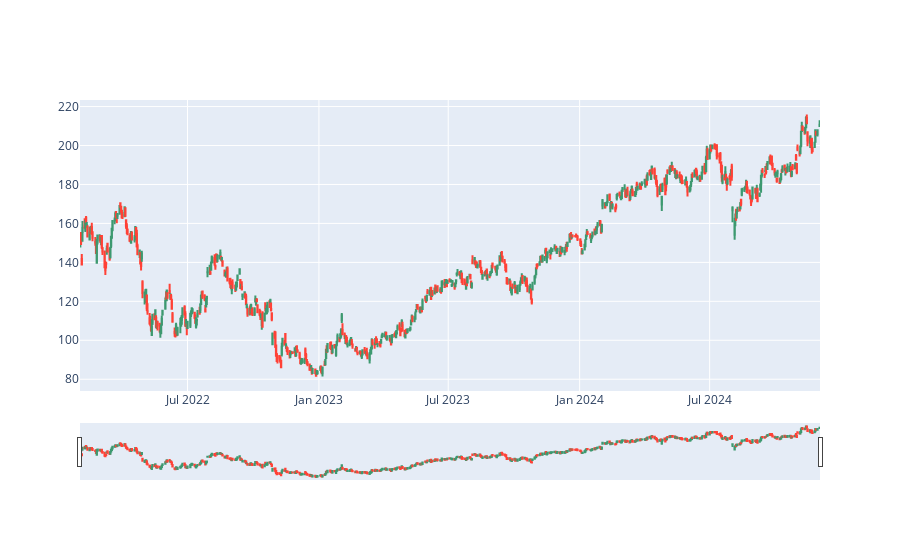

Source (notebook cell):
### Code cell
# Нарисуем один свечной график.
fig = go.Figure(data=[go.Candlestick(x=df_dict['AMZN'].index,
                       open=df_dict['AMZN'].Open, high=df_dict['AMZN'].High,
                       low=df_dict['AMZN'].Low, close=df_dict['AMZN'].Close)])

fig.show()

### Figure 1 — Plotly figure (JSON) as saved in the notebook; plotly's stock layout.template omitted (floating-point values rounded to 4 significant figures; data arrays with more than 128 entries replaced by an {"elided": "..."} marker saying what was removed)
{"data": [{"close": {"elided": "713 float values"}, "high": {"elided": "713 float values"}, "low": {"elided": "713 float values"}, "open": {"elided": "713 float values"}, "type": "candlestick", "x": {"elided": "713 str values"}}], "layout": {}}
